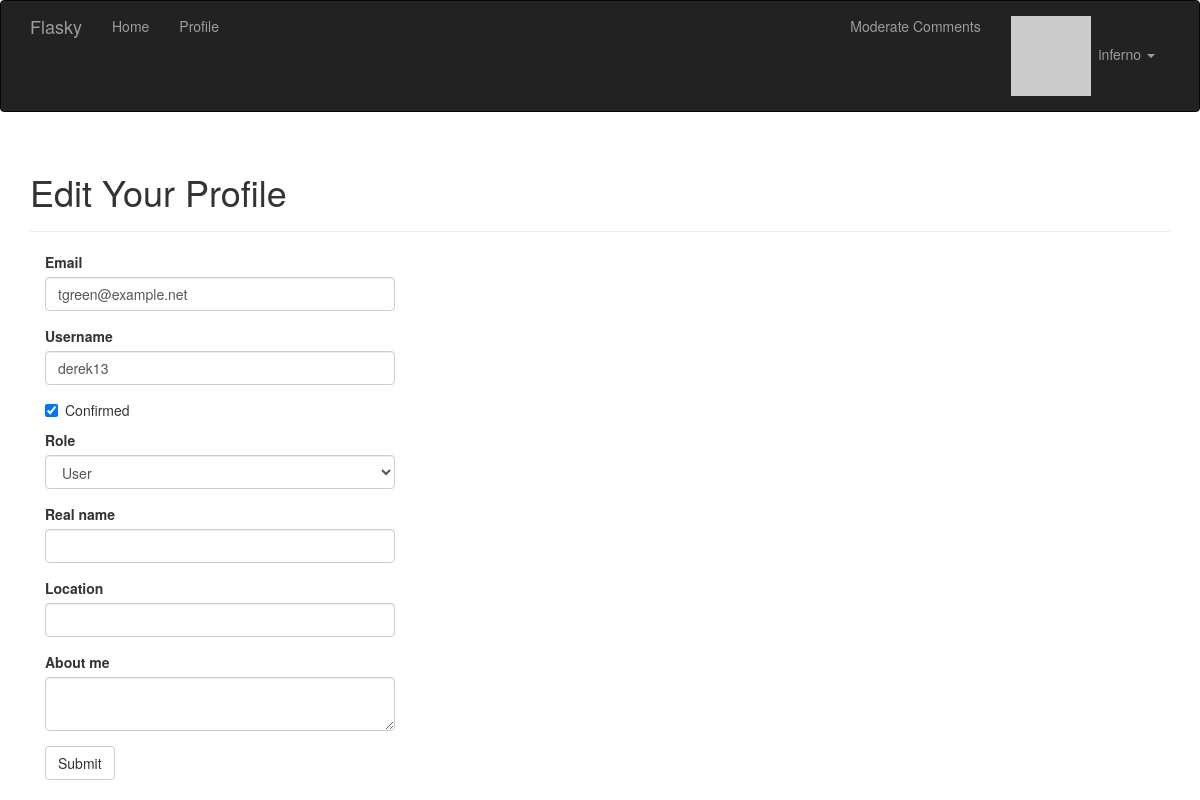
/edit-profile/3 (signed in), run on the app's committed database.
### app/models.py (models this page shows, shortened)
class User(UserMixin, db.Model):
    __tablename__ = 'users'
    id = db.Column(db.Integer, primary_key=True)
    email = db.Column(db.String(64), unique=True, index=True)
    username = db.Column(db.String(64), unique=True, index=True)
    password_hash = db.Column(db.String(128))
    role_id = db.Column(db.Integer, db.ForeignKey('roles.id'))
    confirmed = db.Column(db.Boolean, default=False)
    name = db.Column(db.String(64))
    location = db.Column(db.String(64))
    about_me = db.Column(db.Text())
    member_since = db.Column(db.DateTime(), default=datetime.utcnow)
    last_seen = db.Column(db.DateTime(), default=datetime.utcnow)
    avatar_hash = db.Column(db.String(32))
    posts = db.relationship('Post', backref='author', lazy='dynamic')
    comments = db.relationship('Comment', backref='author', lazy='dynamic')
    followed = db.relationship('Follow',
                               foreign_keys=[Follow.follower_id],
                               backref=db.backref('follower', lazy='joined'),
                               lazy='dynamic',
                               cascade='all, delete-orphan')
    followers = db.relationship('Follow',
                                foreign_keys=[Follow.followed_id],
                                backref=db.backref('followed', lazy='joined'),
                                lazy='dynamic',
                                cascade='all, delete-orphan')
    @property
    def password(self):
        raise AttributeError('password is not a readable attribute')
    def can(self, perm):
        return self.role is not None and self.role.has_permission(perm)
    def ping(self):
        self.last_seen = datetime.utcnow()
        db.session.add(self)
        db.session.commit()
    def gravatar(self, size=100, default='identicon', rating='g'):
        if request.is_secure:
            url = 'https://secure.gravatar.com/avatar'
        else:
            url = 'http://secure.gravatar.com/avatar'
        hash = hashlib.md5(self.email.lower().encode('utf-8')).hexdigest()
        return f'{url}/{hash}?s={size}&d={default}&r={rating}'

### app/main/views.py (the view, shortened to what this page needs)
@main.route('/edit-profile/<int:id>', methods=['GET', 'POST'])
@login_required
@admin_required
def edit_profile_admin(id):
    user = User.query.get_or_404(id)
    form = EditProfileAdminForm(user=user)
    form.email.data = user.email
    form.username.data = user.username
    form.confirmed.data = user.confirmed
    form.role.data = user.role_id
    form.name.data = user.name
    form.location.data = user.location
    form.about_me.data = user.about_me
    return render_template('edit_profile.html', form=form, user=user)

### app/main/forms.py (shortened to what this page needs)
class EditProfileAdminForm(FlaskForm):
    email = StringField('Email', validators=[DataRequired(), Length(1, 64),
                                             Email()])
    username = StringField('Username', validators=[
        DataRequired(), Length(1, 64),
        Regexp('^[A-Za-z][A-Za-z0-9_.]*$', 0,
               'Usernames must have only letters, numbers dots or underscores')
    ])
    confirmed = BooleanField('Confirmed')
    role = SelectField('Role', coerce=int)
    name = StringField('Real name', validators=[Length(0, 64)])
    location = StringField('Location', validators=[Length(0, 64)])
    about_me = TextAreaField('About me')
    submit = SubmitField('Submit')
    def __init__(self, user, *args, **kwargs):
        super(EditProfileAdminForm, self).__init__(*args, **kwargs)
        self.role.choices = [(role.id, role.name)
                             for role in Role.query.order_by(Role.name).all()]
        self.user = user

### app/auth/views.py (called while the page is built)
@auth.before_app_request
def before_request():
    if current_user.is_authenticated:
        current_user.ping()
        if not current_user.confirmed \
                and request.blueprint != 'auth' \
                and request.endpoint != 'static':
            return redirect(url_for('auth.unconfirmed'))

### app/main/__init__.py (called while the page is built)
@main.app_context_processor
def inject_permissions():
    return dict(Permission=Permission)

### app/main/views.py (called while the page is built)
@main.after_app_request
def after_request(response):
    for query in get_debug_queries():
        if query.duration >= current_app.config['FLASKY_SLOW_DB_QUERY_TIME']:
            current_app.logger.warning(
                'Slow query: %s\nParameters: %s\nDuration: %fs\nContext: %s\n' %
                (query.statement, query.parameters, query.duration, query.context))
    return response

### app/models.py (called while the page is built)
@login_manager.user_loader
def load_user(user_id):
    return User.query.get(int(user_id))

    def has_permission(self, perm):
        return self.permissions & perm == perm

### app/templates/edit_profile.html (shortened to what this page needs)
{% extends "base.html" %}
{% import "bootstrap/wtf.html" as wtf %}
{% block page_content %}
<div class="page-header">
    <h1>Edit Your Profile</h1>
</div>
<div class="col-md-4">
    {{ wtf.quick_form(form) }}
</div>
{% endblock %}

### app/templates/base.html (shortened to what this page needs)
{% extends "bootstrap/base.html" %}
{% block head %}
{{ super() }}
<link rel="stylesheet" type="text/css" href="{{ url_for('static', filename='styles.css') }}">
{% endblock %}
{% block navbar %}
<div class="navbar navbar-inverse" role="navigation">
    <div class="container">
        <div class="navbar-header">
            <a class="navbar-brand" href="/">Flasky</a>
        </div>
        <div class="navbar-collapse collapse">
            <ul class="nav navbar-nav">
                <li><a href="/">Home</a></li>
                {% if current_user.is_authenticated %}
                <li>
                    <a href="{{ url_for('main.user', username=current_user.username) }}">
                        Profile
                    </a>
                </li>
                {% endif %}
            </ul>
            <ul class="nav navbar-nav navbar-right">
                {% if current_user.can(Permission.MODERATE) %}
                <li><a href="{{url_for('.moderate') }}">Moderate Comments</a></li>
                {% endif %}
                {% if current_user.is_authenticated %}
            <li class="dropdown">
            <a href="#" class="dropdown-toggle" data-toggle="dropdown">
            <img src="{{ current_user.gravatar(size=18) }}">
                &nbsp;{{ current_user.username }} <b class="caret"></b></a>
                    </li>
                    {% else %}
                <li><a href="{{ url_for('auth.login') }}">Log In</a></li>
                {% endif %}
            </ul>
        </div>
    </div>
</div>
{% endblock %}
{% block content %}
<div class="container">
    {% block page_content %}{% endblock %}
</div>
{% endblock %}

### data on the page
User: username "inferno"
User: email "tgreen@example.net", username "derek13", confirmed "☑", role "User"
